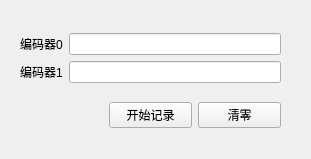
<?xml version="1.0" encoding="UTF-8"?>
<ui version="4.0">
 <class>CaliEncWindow</class>
 <widget class="QWidget" name="CaliEncWindow">
  <property name="geometry">
   <rect>
    <x>0</x>
    <y>0</y>
    <width>311</width>
    <height>159</height>
   </rect>
  </property>
  <property name="windowTitle">
   <string>CaliEncWindow</string>
  </property>
  <widget class="QWidget" name="layoutWidget_2">
   <property name="geometry">
    <rect>
     <x>20</x>
     <y>20</y>
     <width>261</width>
     <height>121</height>
    </rect>
   </property>
   <layout class="QGridLayout" name="gridLayout_2">
    <item row="1" column="1">
     <widget class="QPushButton" name="recordButton">
      <property name="text">
       <string>开始记录</string>
      </property>
     </widget>
    </item>
    <item row="1" column="2">
     <widget class="QPushButton" name="resetButton">
      <property name="text">
       <string>清零</string>
      </property>
     </widget>
    </item>
    <item row="0" column="0" colspan="3">
     <layout class="QGridLayout" name="gridLayout">
      <item row="0" column="1">
       <widget class="QLineEdit" name="dispEncoder0"/>
      </item>
      <item row="1" column="1">
       <widget class="QLineEdit" name="dispEncoder1"/>
      </item>
      <item row="0" column="0">
       <widget class="QLabel" name="label_2">
        <property name="text">
         <string>编码器0</string>
        </property>
       </widget>
      </item>
      <item row="1" column="0">
       <widget class="QLabel" name="label_3">
        <property name="text">
         <string>编码器1</string>
        </property>
       </widget>
      </item>
     </layout>
    </item>
   </layout>
  </widget>
 </widget>
 <resources/>
 <connections/>
</ui>
